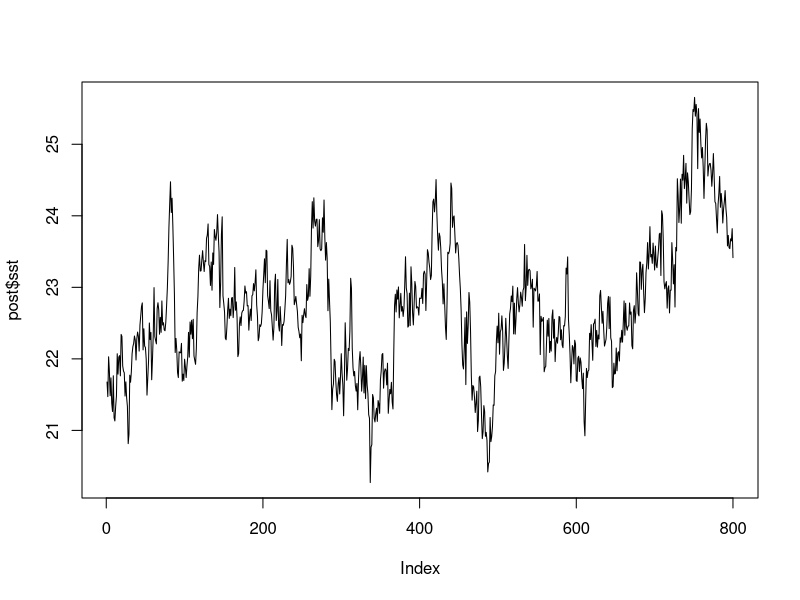
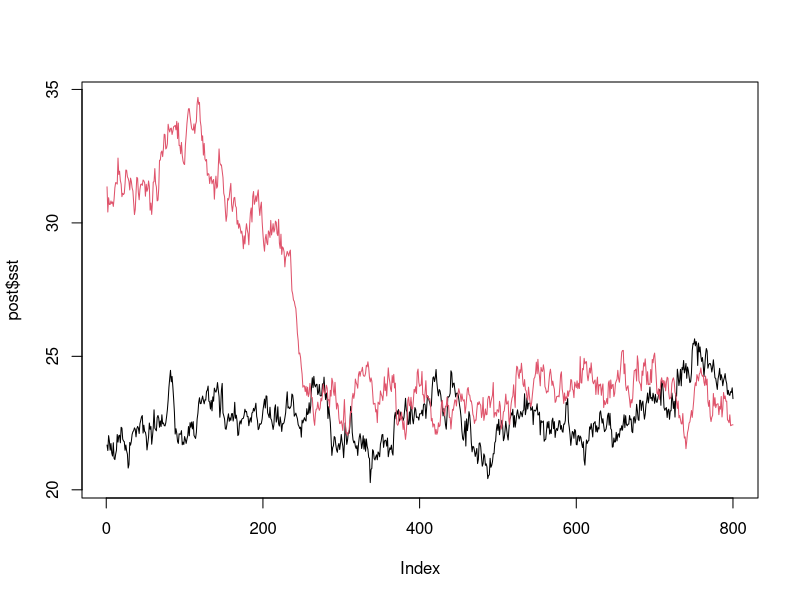
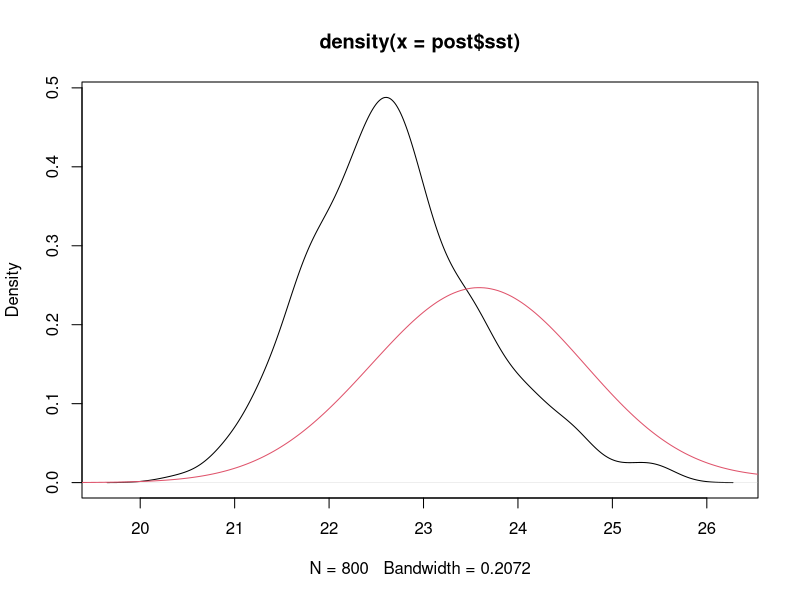
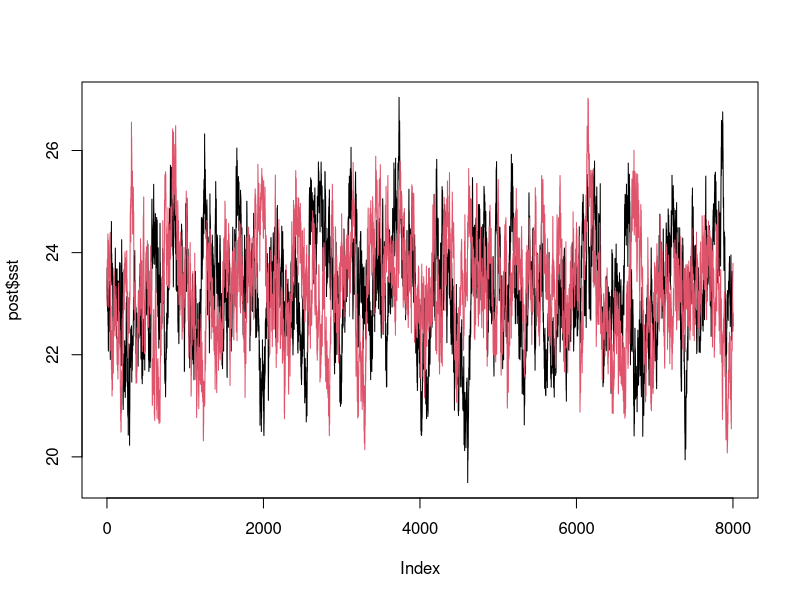
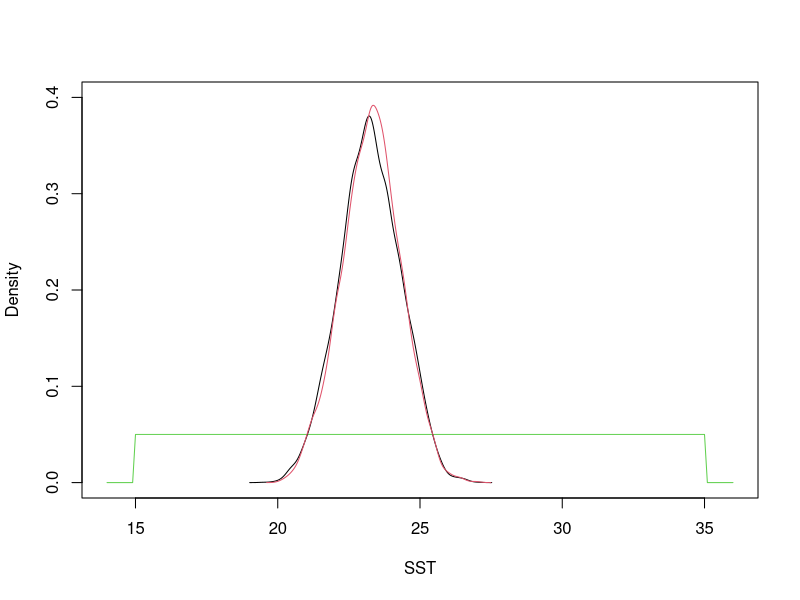
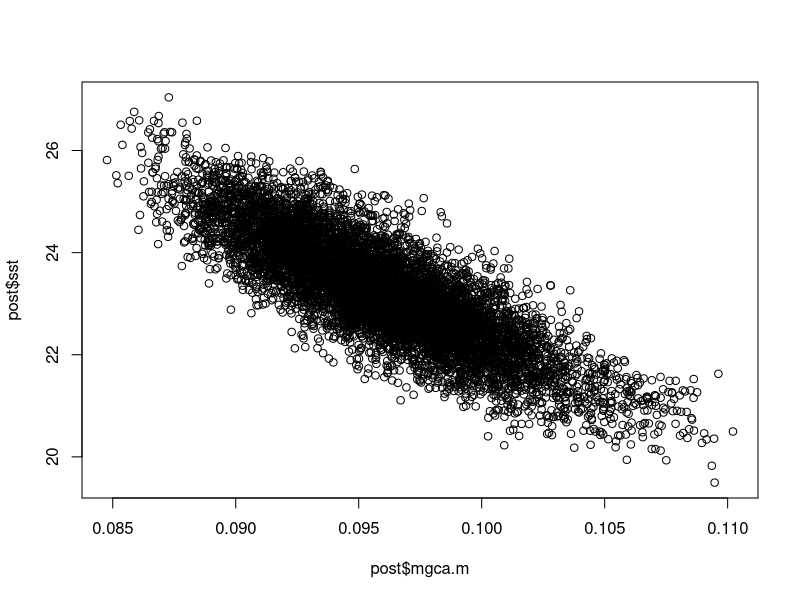

These charts were generated, in order, by the following R code: (Note: a time limit stopped this script after it produced the figures.)
## ---- chunk 1
knitr::opts_chunk$set(echo = TRUE)
set.seed(2012)
## ---- chunk 2
#initialize the chain
init = function(){
  sst = runif(1, 15, 35)
  d18O.sw = rnorm(1, 0.5, 0.5)
  mgca.b = rnorm(1, 0.4, 0.02)
  mgca.m = rnorm(1, 0.096, 0.004)
  d18O.b = rnorm(1, 2.9, 0.1)
  d18O.m = rnorm(1, 0.213, 0.005)
  
  return(list("sst" = sst, "d18O.sw" = d18O.sw,
              "mgca.b" = mgca.b, "mgca.m" = mgca.m,
              "d18O.b" = d18O.b, "d18O.m" = d18O.m))
}
## ---- chunk 3
parm = init()
parm
## ---- chunk 4
#PSM calcs
psm = function(parm){
  mgca.f = parm$mgca.b * exp(parm$mgca.m * parm$sst)
  d18O.f = parm$d18O.sw - parm$sst * parm$d18O.m + parm$d18O.b
  return(list("mgca.f" = mgca.f, "d18O.f" = d18O.f))
}
## ---- chunk 5
mod = psm(parm)
mod
## ---- chunk 6
#proposal
prop = function(parm){
  sst = rnorm(1, parm$sst, 0.4)
  d18O.sw = rnorm(1, parm$d18O.sw, 0.08)
  mgca.b = rnorm(1, parm$mgca.b, 0.02)
  mgca.m = rnorm(1, parm$mgca.m, 0.0012)
  d18O.b = rnorm(1, parm$d18O.b, 0.03)
  d18O.m = rnorm(1, parm$d18O.m, 0.002)
  return(list("sst" = sst, "d18O.sw" = d18O.sw,
              "mgca.b" = mgca.b, "mgca.m" = mgca.m,
              "d18O.b" = d18O.b, "d18O.m" = d18O.m))
}
## ---- chunk 7
parm.n = prop(parm)
parm.n
## ---- chunk 8
mod.n = psm(parm.n)
mod.n
## ---- chunk 9
like = function(mod, obs, parm){
  small = 1e-9
  #obs
  mgca.f.sd = 0.1
  d18O.f.sd = 0.15
  mgca.f.p = log(max(dnorm(obs$mgca.f, mod$mgca.f, mgca.f.sd), small))
  d18O.f.p = log(max(dnorm(obs$d18O.f, mod$d18O.f, d18O.f.sd), small))
  
  #parm
  sst.p = log(max(dunif(parm$sst, 15, 35), small))
  d18O.sw.p = log(max(dnorm(parm$d18O.sw, 0.5, 0.5), small))
  mgca.b.p = log(max(dnorm(parm$mgca.b, 0.4, 0.02), small))
  mgca.m.p = log(max(dnorm(parm$mgca.m, 0.096, 0.004), small))
  d18O.b.p = log(max(dnorm(parm$d18O.b, 2.9, 0.1), small))
  d18O.m.p = log(max(dnorm(parm$d18O.m, 0.213, 0.005), small))
  
  return(sum(c(mgca.f.p, d18O.f.p, sst.p, d18O.sw.p, mgca.b.p,
                mgca.m.p, d18O.b.p, d18O.m.p)))
}
## ---- chunk 10
obs = list("mgca.f" = 3.72, "d18O.f" = -1.42)
## ---- chunk 11
l.1 = like(mod, obs, parm)
l.2 = like(mod.n, obs, parm.n)
exp(l.2 - l.1)
## ---- chunk 12
#run inversion
invert = function(obs, n = 1000, burnin = n/5){
  
  #space for results
  parms = data.frame("sst" = double(n), "d18O.sw" = double(n), 
                     "mgca.b" = double(n), "mgca.m" = double(n),
                     "d18O.b" = double(n), "d18O.m" = double(n))
  mods = data.frame("mgca.f" = double(n), "d18O.f" = double(n))
  
  #start with initial condition
  parm = init()
  mod = psm(parm)
  l = like(mod, obs, parm)
  
  #counters
  i = 1; ti = 1
  
  #progress bar
  pb = txtProgressBar(0, n)
  
  #iterate until we have the desired number of samples
  while(i <= n){
    #proposal
    parm.n = prop(parm)
    mod.n = psm(parm.n)
    l.n = like(mod.n, obs, parm.n)
    
    #Hastings ratio
    H = exp(l.n - l)
    
    #accept?
    if(runif(1) < H){
      #save values
      parms[i,] = (unlist(parm.n))
      mods[i,] = unlist(mod)
      
      #update current state
      parm = parm.n
      mod = mod.n
      l = l.n
      i = i + 1
      setTxtProgressBar(pb, i)
    }
    ti = ti + 1
  }
  
  #acceptance rate
  cat("\nAcceptance rate:", signif(n / ti, 2), "\n")
  
  #package results and trim the burnin period
  result = cbind(parms, mods)
  result = result[-c(1:burnin),]
  
  return(result)
}
## ---- chunk 13
post = invert(obs)
summary(post)
## ---- chunk 14
plot(post$sst, type = "l")
## ---- chunk 15
post2 = invert(obs)

plot(post$sst, type = "l", ylim = range(c(post$sst, post2$sst)))
lines(post2$sst, col = 2)
## ---- chunk 16
plot(density(post$sst))
lines(density(post2$sst), col = 2)
## ---- chunk 17
post = invert(obs, 1e4)
post2 = invert(obs, 1e4)
## ---- chunk 18
plot(post$sst, type = "l")
lines(post2$sst, col = 2)
## ---- chunk 19
x = seq(14, 36, by = 0.1)
plot(x, dunif(x, 15, 35), type = "l", ylim = c(0, 0.4), 
     ylab = "Density", xlab = "SST", col = 3)
lines(density(post$sst))
lines(density(post2$sst), col = 2)
## ---- chunk 20
plot(post$mgca.m, post$sst)
## ---- chunk 21
d = data.frame(
  "Depths" = c(0.890,0.940,0.990,1.040,1.090,1.140,1.190,1.200,1.210,1.220,1.230,1.240,1.250,1.260,1.270,1.280,1.290,1.300,1.31,1.32,1.33,1.34,1.39,1.44,1.48),
  "mgca.f" = c(3.919,4.092,4.242,4.158,4.309,4.708,5.401,5.406,5.517,5.523,5.571,5.282,5.592,5.369,5.267,5.419,5.224,5.188,5.151,5.176,4.989,4.732,3.706,3.618,3.724),
  "d18O.f" = c(-1.43,-1.54,-1.47,-1.67,-1.56,-1.65,-1.67,-1.72,-1.63,-1.68,-1.75,-1.76,-1.89,-1.99,-1.95,-1.93,-2.13,-1.98,-1.99,-1.93,-1.94,-1.9,-1.5,-1.43,-1.42)
  )

obs.all = list("mgca.f" = d$mgca.f, "d18O.f" = d$d18O.f)
## ---- chunk 22
#initialize the chain
init.c = function(){
  mgca.b = rnorm(1, 0.4, 0.02)
  mgca.m = rnorm(1, 0.096, 0.004)
  d18O.b = rnorm(1, 2.9, 0.1)
  d18O.m = rnorm(1, 0.213, 0.005)
  
  return(list("mgca.b" = mgca.b, "mgca.m" = mgca.m,
              "d18O.b" = d18O.b, "d18O.m" = d18O.m))
}

init.v = function(){
  sst = runif(1, 28, 30)
  d18O.sw = runif(1, 0, 0.5)

  return(list("sst" = sst, "d18O.sw" = d18O.sw))
}

#proposal
prop.c = function(parm){
  mgca.b = rnorm(1, parm$mgca.b, 0.003)
  mgca.m = rnorm(1, parm$mgca.m, 0.0004)
  d18O.b = rnorm(1, parm$d18O.b, 0.02)
  d18O.m = rnorm(1, parm$d18O.m, 0.0007)
  return(list("mgca.b" = mgca.b, "mgca.m" = mgca.m,
              "d18O.b" = d18O.b, "d18O.m" = d18O.m))
}

prop.v = function(parm){
  sst = rnorm(1, parm$sst, 0.1)
  d18O.sw = rnorm(1, parm$d18O.sw, 0.02)
  return(list("sst" = sst, "d18O.sw" = d18O.sw))
}

#likelihood
like.c = function(parm){
  small = 1e-15
  #parm
  mgca.b.p = log(max(dnorm(parm$mgca.b, 0.4, 0.02), small))
  mgca.m.p = log(max(dnorm(parm$mgca.m, 0.096, 0.002), small))
  d18O.b.p = log(max(dnorm(parm$d18O.b, 2.9, 0.1), small))
  d18O.m.p = log(max(dnorm(parm$d18O.m, 0.213, 0.005), small))
  
  return(sum(c(mgca.b.p, mgca.m.p, d18O.b.p, d18O.m.p)))
}

like.v = function(mod, obs, parm){
  small = 1e-15
  #obs
  mgca.f.sd = 0.15
  d18O.f.sd = 0.15
  mgca.f.p = log(max(dnorm(obs$mgca.f, mod$mgca.f, mgca.f.sd), small))
  d18O.f.p = log(max(dnorm(obs$d18O.f, mod$d18O.f, d18O.f.sd), small))
  
  #parm
  sst.p = log(max(dunif(parm$sst, 15, 35), small))
  d18O.sw.p = log(max(dnorm(parm$d18O.sw, 0.5, 0.5), small))

  return(sum(c(mgca.f.p, d18O.f.p, sst.p, d18O.sw.p)))
}

#run inversion
invert.all = function(obs, n = 1000, burnin = n/5){
  
  #number of obs
  nobs = length(obs$mgca.f)
  
  #space for results
  parms = data.frame("mgca.b" = double(n), "mgca.m" = double(n),
                     "d18O.b" = double(n), "d18O.m" = double(n))
  sst = d18O.sw = matrix(nrow = n, ncol = nobs)

  #space for initial condition
  parm.c = parm.v = mod = parm.c.n = parm.v.n = mod.n = list()
  l.v = l.v.n = double(nobs)
  
  #get initial conditions
  parm.c = init.c()
  l.c = like.c(parm.c)
  for(j in seq(nobs)){
    parm.v[[j]] = init.v()
    mod[[j]] = psm(append(parm.v[[j]], parm.c))
    l.v[j] = like.v(mod[[j]], 
             list("mgca.f" = obs$mgca.f[j], "d18O.f" = obs$d18O.f[j]), 
             parm.v[[j]])
  }
  
  #counters
  i = 1; ti = 1
  
  #progress bar
  pb = txtProgressBar(0, n)
  
  #iterate until we have the desired number of samples
  while(i <= n){
    #fixed parms
    parm.c.n = prop.c(parm.c)
    l.c.n = like.c(parm.c.n)
    
    #cycle through all obs
    for(j in seq(nobs)){
      parm.v.n[[j]] = prop.v(parm.v[[j]])
      mod.n[[j]] = psm(append(parm.v.n[[j]], parm.c.n))
      l.v.n[j] = like.v(mod.n[[j]], 
                    list("mgca.f" = obs$mgca.f[j], "d18O.f" = obs$d18O.f[j]), 
                    parm.v.n[[j]])
    }
    
    #Hastings ratio
    H = exp(sum(c(l.c.n, l.v.n)) - sum(c(l.c, l.v)))
    
    #accept?
    if(runif(1) < H){
      #save values
      parms[i,] = unlist(parm.c.n)
      for(j in seq(nobs)){
        sst[i, j] = parm.v.n[[j]]$sst
        d18O.sw[i, j] = parm.v.n[[j]]$d18O.sw
      }

      #update current state
      parm.c = parm.c.n
      parm.v = parm.v.n
      mod = mod.n
      l.c = l.c.n
      l.v = l.v.n
      i = i + 1
      setTxtProgressBar(pb, i)
    }
    ti = ti + 1
  }
  
  #acceptance rate
  cat("\nAcceptance rate:", signif(n / ti, 2), "\n")
  
  #package results and trim the burnin period
  sst = sst[-c(1:burnin),]
  d18O.sw = d18O.sw[-c(1:burnin),]
  parms = parms[-c(1:burnin),]
  result = list("sst" = sst, "d18O.sw" = d18O.sw, "parms" = parms)

  return(result)
}
## ---- chunk 23
post = invert.all(obs.all, 1.5e5)
## ---- chunk 24
par(mar = c(5, 5, 1, 5))
plot(d$Depths, apply(post$sst, 2, median), xlim = c(1.5, 0.9),
     xlab = "Depth", ylab = "SST", type = "l", lwd = 3, col = 2)
points(d$Depths, apply(post$sst, 2, median), col = 2)
par(new = TRUE)
plot(d$Depths, apply(post$d18O.sw, 2, median), 
     xlim = c(1.5, 0.9), xlab = "", ylab = "", axes = FALSE,
     type = "l", lwd = 3, col = 4)
points(d$Depths, apply(post$d18O.sw, 2, median), col = 4)
axis(4)
mtext(expression(delta^{18}*"O"["sw"]), 4, line = 3)
## ---- chunk 25
warm = apply(post$sst, 2, max) - apply(post$sst, 2, min)
par(mar = c(5, 5, 1, 1))
plot(density(warm), main = "", lwd = 3, 
     xlab = expression(Delta*"(SST)"))
abline(v = median(warm))
abline(v = quantile(warm, c(0.025, 0.975)), lty = 2)
abline(v = diff(range(apply(post$sst, 2, median))), col = 2)
